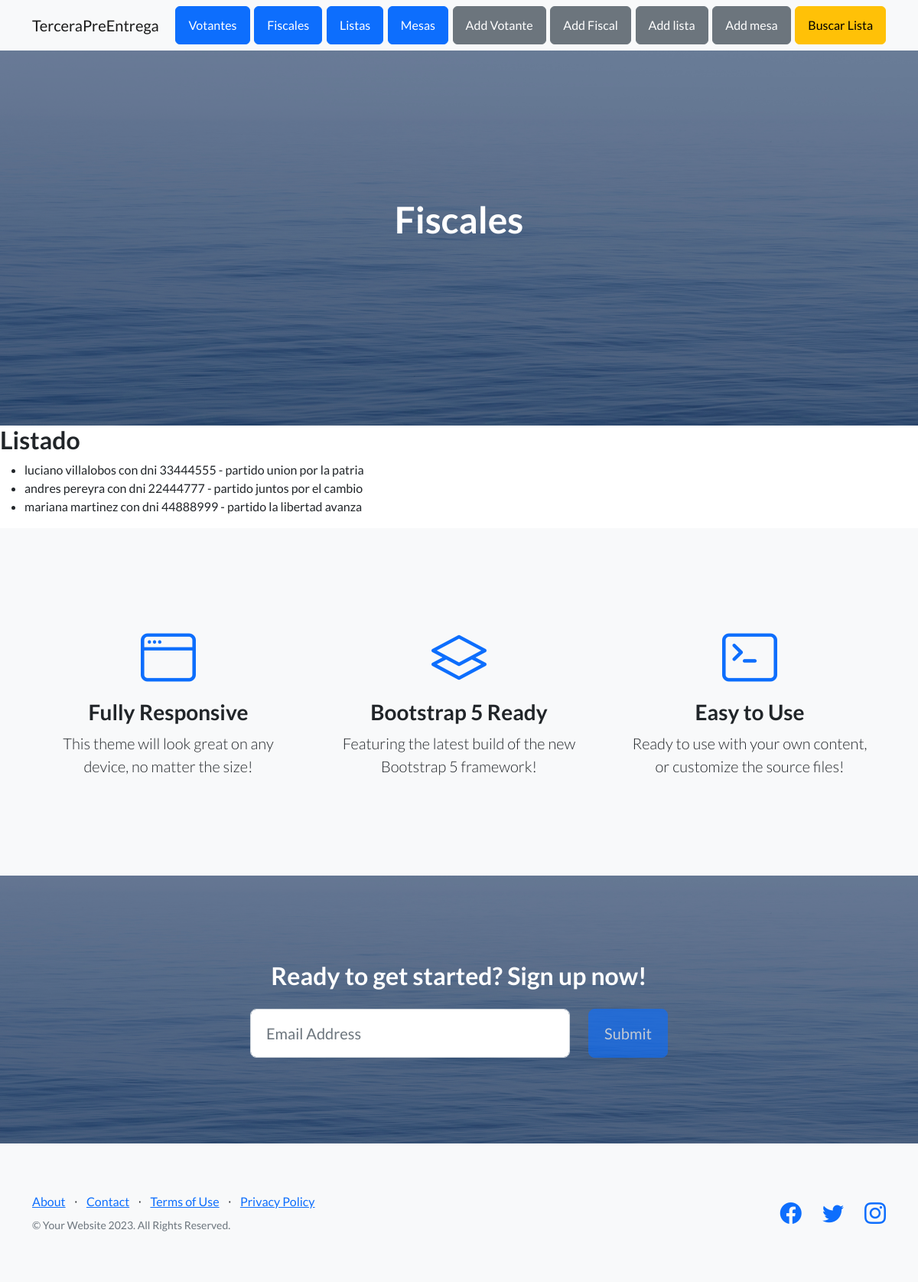
Screenshot of /elecciones/fiscales with the database file from the repository.
### elecciones/models.py (models this page shows, shortened)
class Fiscal(models.Model):
    nombre= models.CharField(max_length=50)
    apellido = models.CharField(max_length=50)
    dni = models.IntegerField(8)
    partido = models.CharField(max_length=50)

### elecciones/views.py (the view)
# urls.py: path('fiscales',fiscales,name="fiscales"),
def fiscales(request):
    fiscales = Fiscal.objects.all()
    return render(request,"elecciones/fiscales.html",{"fiscales":fiscales})

### elecciones/templates/elecciones/fiscales.html (shortened to what this page needs)
{% extends 'elecciones/plantilla.html' %}
{% load static %}
{% block titulo %} Fiscales {% endblock  %}
{% block contenido_que_cambia %}
     <h2> Listado </h2>
     <ul>
        {% for f in fiscales %}
        <li>{{f.nombre}} {{f.apellido}} con dni {{f.dni}} - partido {{f.partido}}</li>
        {% endfor %}
    </ul>
{% endblock  %}

### rows the page displays
Fiscal: nombre "luciano", apellido "villalobos", dni "33444555", partido "union por la patria"
Fiscal: nombre "andres", apellido "pereyra", dni "22444777", partido "juntos por el cambio"
Fiscal: nombre "mariana", apellido "martinez", dni "44888999", partido "la libertad avanza"
